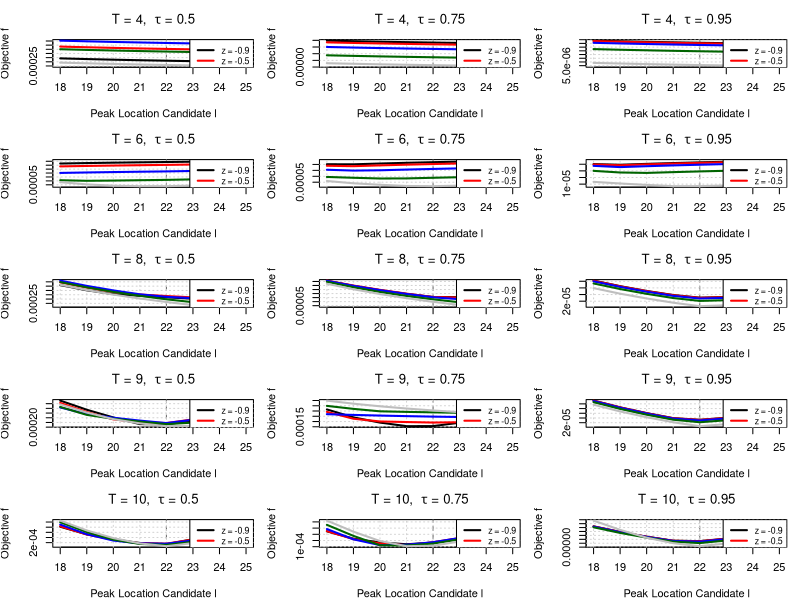

The R source for this figure:
# ---------------------------------------------------------------------------
# Figure 2 — Shifted Asymmetric Laplace Noise, Quantile Objective
# ---------------------------------------------------------------------------

rgen_asy_laplace <- function(n, tau, z, b = 1) {
  u <- runif(n)
  ifelse(u < tau,
         -rexp(n, rate = (1 + z) / b),
         rexp(n, rate = (1 - z) / b))
}

asy_laplace_variance <- function(tau, z) {
  mu <- tau / (1 + z) - (1 - tau) / (1 - z)
  ex2 <- 2 * tau / (1 + z)^2 + 2 * (1 - tau) / (1 - z)^2
  ex2 - mu^2
}

compute_noise_scale <- function(A, snr, tau, z) {
  sqrt((A / snr)^2 / asy_laplace_variance(tau, z))
}

quantile_loss <- function(u, tau) u * (tau - (u < 0))

med_weighted_tau <- function(I, l, s, tau) {
  T <- length(I)
  x <- I * exp(((1:T) - l)^2 / s^2)
  w <- exp(-((1:T) - l)^2 / s^2)
  o <- order(x)
  k <- min(which(cumsum(w[o]) >= tau * sum(w)))
  x[o][k]
}

compute_a <- function(I, l, s, tau) med_weighted_tau(I, l, s, tau)

objective_function <- function(I, a, l, s, tau) {
  t <- seq_along(I)
  mean(quantile_loss(I - a * exp(-((t - l)^2) / s^2), tau))
}

search_best_s <- function(I, l, tau) {
  optimize(function(s) objective_function(I, compute_a(I, l, s, tau), l, s, tau),
           interval = c(1, 20), tol = 1e-4)$minimum
}

simulate_objective <- function(T, A, L, S, tau, z, snr, seed = NULL) {
  if (!is.null(seed)) set.seed(seed)
  signal <- A * exp(-((1:T) - L)^2 / S^2)
  b <- compute_noise_scale(A, snr, tau, z)
  noise <- rgen_asy_laplace(T, tau, z, b)
  I <- signal + noise
  
  l_grid <- 18:25
  data.frame(
    l = l_grid,
    loss = sapply(l_grid, function(l) {
      s <- search_best_s(I, l, tau)
      a <- compute_a(I, l, s, tau)
      objective_function(I, a, l, s, tau)
    }),
    T = T, z = z
  )
}

# --- Main Parameters ---
A_true <- 1
L_true <- 22
S_true <- 10
snr <- 1000
seed <- 280
T_vals <- c(4, 6, 8, 9, 10)
z_vals <- c(-0.9, -0.5, 0, 0.5, 0.9)

# Combined Figure 2 with all T and tau in one PNG
plot_combined_shifted_figure2 <- function(results_all, L_true) {
  Ts <- sort(unique(results_all$T))
  taus <- sort(unique(results_all$tau))
  z_vals <- sort(unique(results_all$z))
  colors <- c("black", "red", "blue", "darkgreen", "grey")
  
  png("figure2_shifted_laplace_all_tau_T.png", width = 900, height = 1200, res = 120)
  par(mfrow = c(length(Ts), length(taus)), mar = c(4, 4, 3, 1))
  on.exit(dev.off())
  
  for (T_val in Ts) {
    for (tau_val in taus) {
      df_sub <- subset(results_all, T == T_val & tau == tau_val)
      plot(NA, xlim = range(df_sub$l), ylim = range(df_sub$loss),
           xlab = "Peak Location Candidate l", ylab = expression("Objective " * f),
           main = bquote("T = " * .(T_val) * ",  " * tau * " = " * .(tau_val)))
      abline(v = L_true, col = "gray40", lty = 2)
      grid()
      for (i in seq_along(z_vals)) {
        lines(subset(df_sub, z == z_vals[i])[, c("l", "loss")], col = colors[i], lwd = 2)
      }
      legend("topright", legend = paste("z =", z_vals), col = colors, lwd = 2, cex = 0.8)
    }
  }
}


results_all <- do.call(rbind, lapply(c(0.5, 0.75, 0.95), function(tau_val) {
  do.call(rbind, lapply(z_vals, function(z) {
    do.call(rbind, lapply(T_vals, function(T) {
      simulate_objective(T, A_true, L_true, S_true, tau_val, z, snr, seed)
    }))
  })) -> res_tau
  res_tau$tau <- tau_val
  res_tau
}))

plot_combined_shifted_figure2(results_all, L_true)
cat("Combined Figure 2 saved to figure2_shifted_laplace_all_tau_T.png\n")
